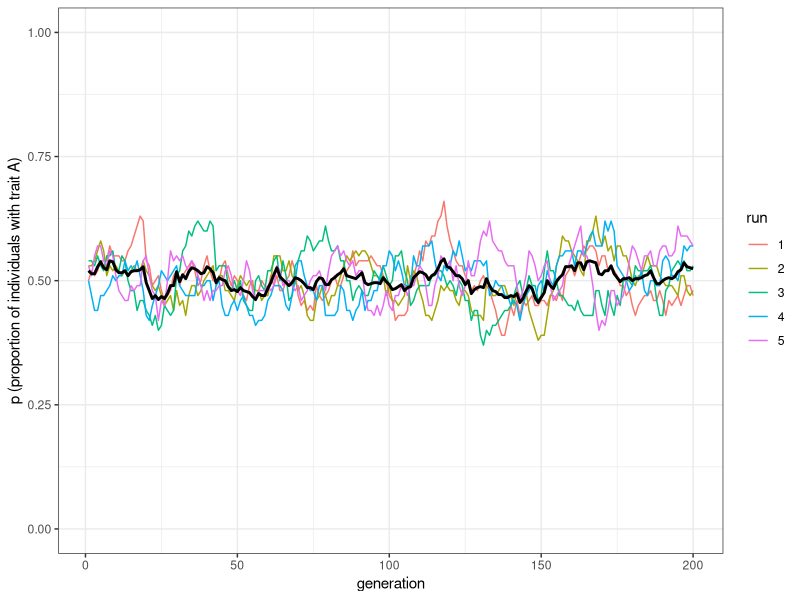
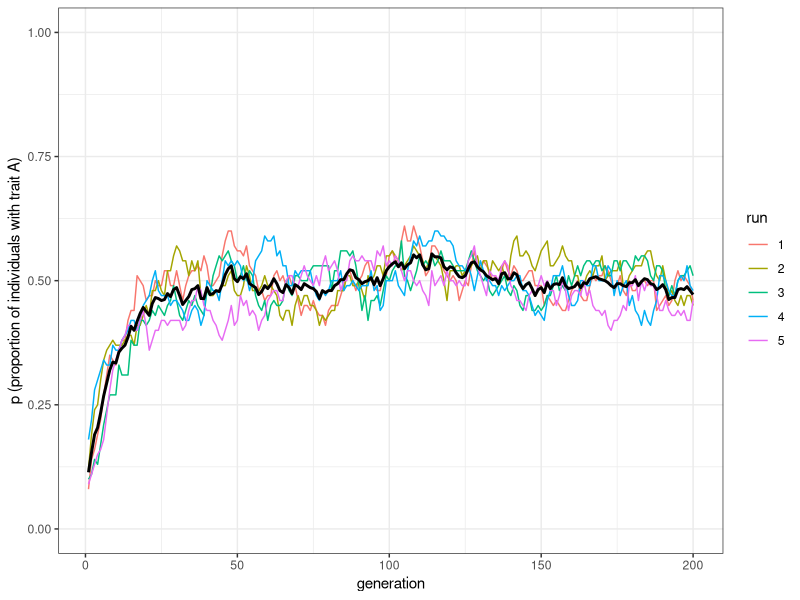
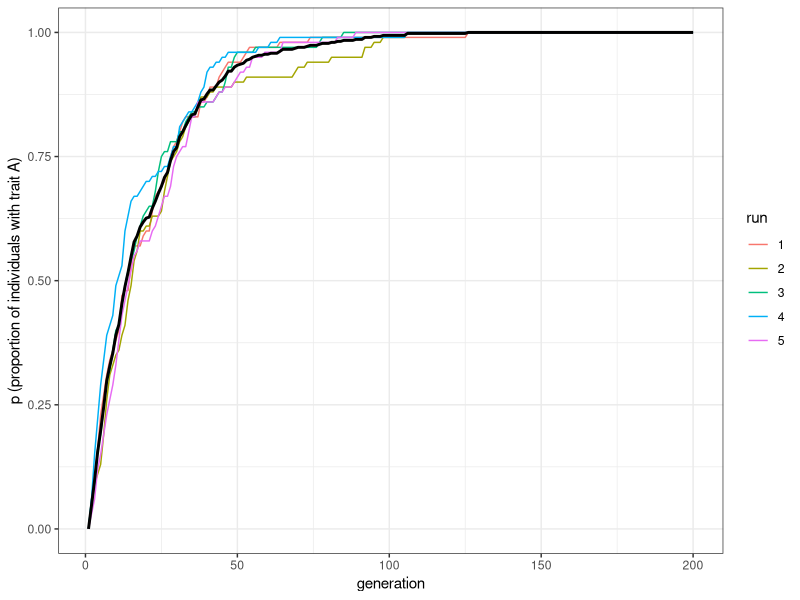
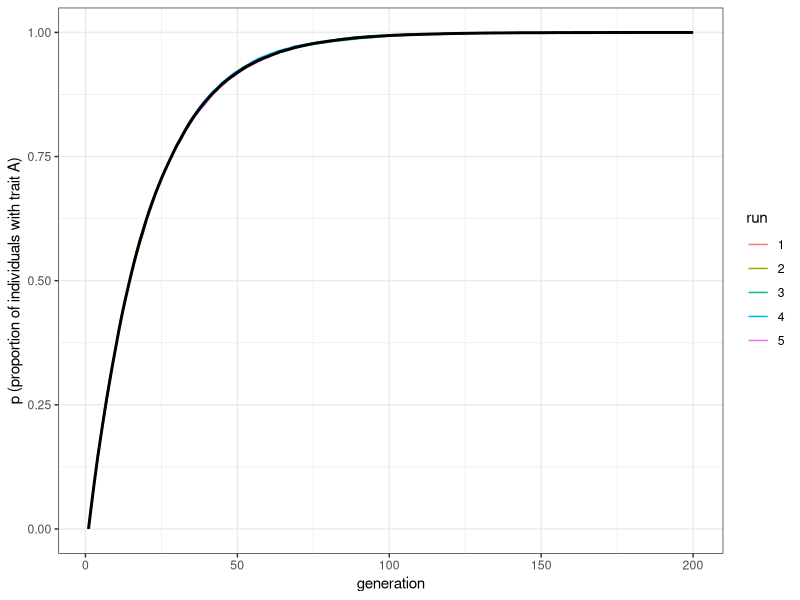
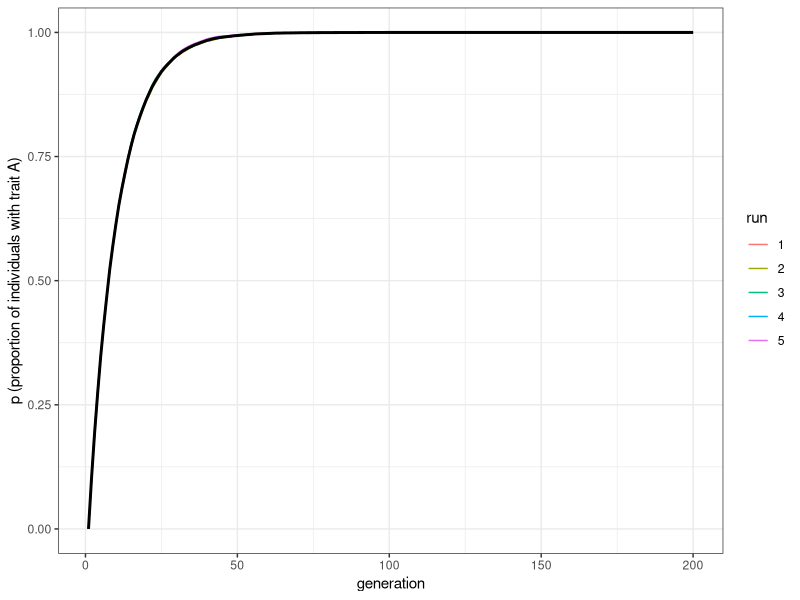

Source code (R) for these figures, in order:
## ---- chunk 1
library(tidyverse)

unbiased_mutation <- function(N, mu, p_0, t_max, r_max) {
  # Create the output tibble
  output <- tibble(generation = rep(1:t_max, r_max), 
                   p = as.numeric(rep(NA, t_max * r_max)), 
                   run = as.factor(rep(1:r_max, each = t_max))) 

  for (r in 1:r_max) {
    population <- tibble(trait = sample(c("A", "B"), N, replace = TRUE, 
                                        prob = c(p_0, 1 - p_0)))
    # Add first generation's p for run r
    output[output$generation == 1 & output$run == r, ]$p <- 
      sum(population$trait == "A") / N 
    for (t in 2:t_max) {
      # Copy individuals to previous_population tibble
      previous_population <- population 
      
      # Determine 'mutant' individuals
      mutate <- sample(c(TRUE, FALSE), N, prob = c(mu, 1 - mu), replace = TRUE) 
      
      # If there are 'mutants' from A to B
      if (nrow(population[mutate & previous_population$trait == "A", ]) > 0) { 
        # Then flip them to B
        population[mutate & previous_population$trait == "A", ]$trait <- "B" 
      }
      
      # If there are 'mutants' from B to A
      if (nrow(population[mutate & previous_population$trait == "B", ]) > 0) { 
        # Then flip them to A
        population[mutate & previous_population$trait == "B", ]$trait <- "A" 
      }
      
      # Get p and put it into output slot for this generation t and run r
      output[output$generation == t & output$run == r, ]$p <- 
        sum(population$trait == "A") / N 
    }
  }
  # Export data from function
  output 
}
## ---- chunk 2
plot_multiple_runs <- function(data_model) {
  ggplot(data = data_model, aes(y = p, x = generation)) +
    geom_line(aes(colour = run)) +
    stat_summary(fun = mean, geom = "line", size = 1) +
    ylim(c(0, 1)) +
    theme_bw() +
    labs(y = "p (proportion of individuals with trait A)")
}
## ---- chunk 3
data_model <- unbiased_mutation(N = 100, mu = 0.05, p_0 = 0.5, t_max = 200, r_max = 5)
plot_multiple_runs(data_model)
## ---- chunk 4
data_model <- unbiased_mutation(N = 100, mu = 0.05, p_0 = 0.1, t_max = 200, r_max = 5)
plot_multiple_runs(data_model)
## ---- chunk 5
biased_mutation <- function(N, mu_b, p_0, t_max, r_max) {
   # Create the output tibble
  output <- tibble(generation = rep(1:t_max, r_max), 
                   p = as.numeric(rep(NA, t_max * r_max)), 
                   run = as.factor(rep(1:r_max, each = t_max)))

  for (r in 1:r_max) {
    population <- tibble(trait = sample(c("A", "B"), N, replace = TRUE, 
                                        prob = c(p_0, 1 - p_0)))
    # Add first generation's p for run r
    output[output$generation == 1 & output$run == r, ]$p <- 
      sum(population$trait == "A") / N 
    for (t in 2:t_max) {
      # Copy individuals to previous_population tibble
      previous_population <- population 
      
      # Determine 'mutant' individuals
      mutate <- sample(c(TRUE, FALSE), N, prob = c(mu_b, 1 - mu_b), replace = TRUE) 
      
      # If there are 'mutants' from B to A
      if (nrow(population[mutate & previous_population$trait == "B", ]) > 0) {
        # Then flip them to A
        population[mutate & previous_population$trait == "B", ]$trait <- "A"
      }
      # Get p and put it into output slot for this generation t and run r
      output[output$generation == t & output$run == r, ]$p <- 
        sum(population$trait == "A") / N 
    }
  }
  # Export data from function
  output 
}
## ---- chunk 6
data_model <- biased_mutation(N = 100, mu_b = 0.05, p_0 = 0, t_max = 200, r_max = 5)
plot_multiple_runs(data_model)
## ---- chunk 7
data_model <- biased_mutation(N = 10000, mu_b = 0.05, p_0 = 0, t_max = 200, r_max = 5)
plot_multiple_runs(data_model)
## ---- chunk 8
data_model <- biased_mutation(N = 10000, mu_b = 0.1, p_0 = 0, t_max = 200, r_max = 5)
plot_multiple_runs(data_model)
